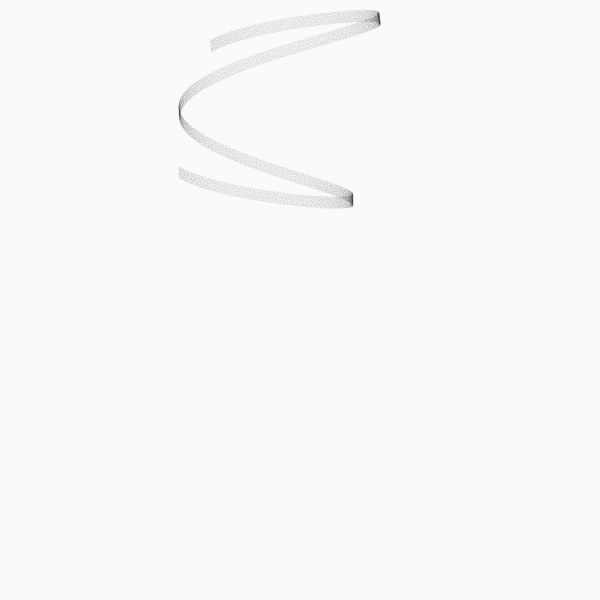
Frame 1 (no input)
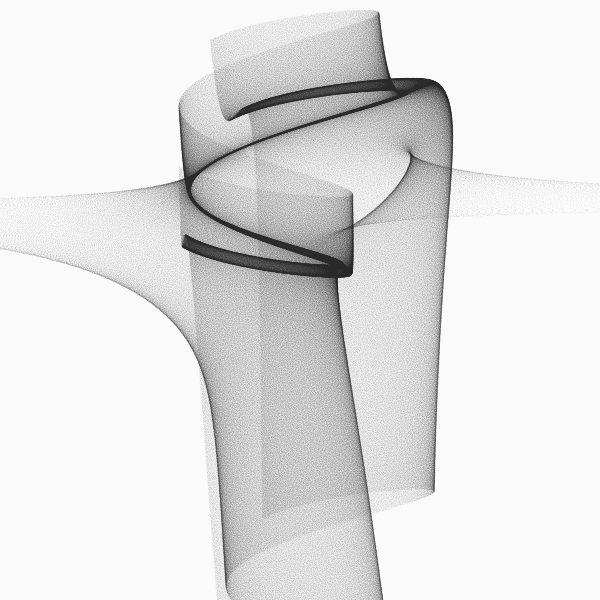
Frame 60 (the mouse pressed at the canvas centre just before this capture)
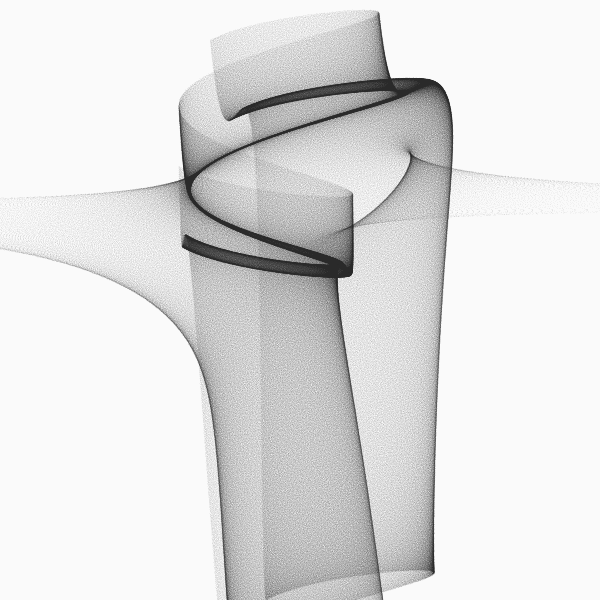
Frame 120 (the mouse held since frame 60 and released just before this capture)

The Processing sketch that drew these frames (run headless with seeded random() and noise(); from frame 60 on, the mouse is pressed at the canvas centre):

// Processing sketch: build
// ── build.pde
// Variations on Fractal Flames : Part_11
// https://generateme.wordpress.com/2016/04/11/folds/
// hyperbolic + pdj

float x1, y1, x2, y2; // function domain
float step; // step within domain
float y;
boolean go = true;

// parameterization P={pdj_a,pdj_b,pdj_c,pdj_d}
float pdj_a = 0.1; // 1.0111
float pdj_b = 1.9; // -1.011
float pdj_c = -0.8; // 2.08
float pdj_d = -1.2; // 10.2

// sech parameters
float cosh(float x) { return 0.5 * (exp(x) + exp(-x)); }
float sinh(float x) { return 0.5 * (exp(x) - exp(-x)); }

void setup() {
  size(600, 600);
  background(250);
  smooth(8);
  noFill();
  stroke(20, 15);
  strokeWeight(0.9);

  x1 = y1 = -3;
  x2 = y2 = 3;
  y = y1;
  step = ( x2 - x1 ) / ( 2.321 * width );
}

void draw() {
  if (go) {
    for ( int i = 0; ( i < 20 )&go; i++ ) { // draw 20 lines at once
      for ( float x = x1; x <= x2; x += step ) {
        drawVariation(x, y);
      }
      y += step;
      if ( y > y2 ) {
        go = false;
        println( "done" );
      }
    }
  }
}

void drawVariation( float x, float y ) {
  PVector v = new PVector(x, y);
  float amount = 1.0;

  /* v = sinusoidal(v, amount); */
  /* v = hyperbolic(v, amount); */
  /* v = pdj(v, amount); */
  /* v = julia( v, amount ); */
  /* v = sech( v, amount ); */

  // combinations 
  // julia o sech
  /* v = julia(sech(v, amount), amount); */

  // power is a multiple combination of the same function
  /* for (int i=0; i<5; i++) { */
  /*   v = hyperbolic(v, amount); */
  /* } */

  /* v = d_pdj(v, amount); */

  v = addF( hyperbolic(v, amount), pdj(v, amount) );

  float xx = map( v.x+0.003*randomGaussian(), x1, x2, 20, width-20 );
  float yy = map( v.y+0.003*randomGaussian(), y1, y2, 20, height-20 );
  point( xx, yy );
}

PVector sinusoidal(PVector v, float amount) {
  return new PVector( amount * sin( v.x ), amount * sin( v.y ) );
}

PVector hyperbolic( PVector v, float amount ) {
  float r = v.mag() + 1.0e-10;
  float theta = atan2( v.x, v.y );
  float x = amount * sin( theta ) / r;
  float y = amount * cos( theta ) * r;
  return new PVector( x, y );
}

PVector pdj( PVector v, float amount ) {
  return new PVector( 
    amount * ( sin( pdj_a * v.y ) - cos( pdj_b * v.x ) ),
    amount * ( sin( pdj_c * v.x ) - cos( pdj_d * v.y ) )
      );
}

// differential of a pdj
PVector d_pdj( PVector v, float amount ) {
  float h = 0.1; // step
  float sqrth = sqrt(h);
  PVector v1 = pdj(v, amount);
  PVector v2 = pdj(new PVector(v.x+h, v.y+h), amount);
  return new PVector( (v2.x-v1.x)/sqrth, (v2.y-v1.y)/sqrth );
}

PVector julia( PVector v, float amount ) {
  float r = amount * sqrt( v.mag() );
  float theta = 0.5 * atan2( v.x, v.y ) + (int)( 2.0 * random( 0, 1 ) ) * PI;
  float x = r * cos( theta );
  float y = r * sin( theta );
  return new PVector( x, y );
}

PVector sech( PVector p, float weight ) {
  float d = cos( 2.0 * p.y ) + cosh( 2.0 * p.x );
  if ( d != 0 ) d = weight * 2.0 / d;
  return new PVector( d * cos(p.y) * cosh(p.x), -d * sin(p.y) * sinh(p.x) );
}

// sum, substraction, multiplication and division of previous functions
PVector addF(PVector v1, PVector v2) {return new PVector(v1.x + v2.x, v1.y + v2.y);}
PVector subF(PVector v1, PVector v2) {return new PVector(v1.x - v2.x, v1.y - v2.y);}
PVector mulF(PVector v1, PVector v2) {return new PVector(v1.x * v2.x, v1.y * v2.y);}
PVector divF(PVector v1, PVector v2) {return new PVector(v2.x == 0 ? 0 : v1.x / v2.x, v2.y == 0 ? 0 : v1.y / v2.y);}
